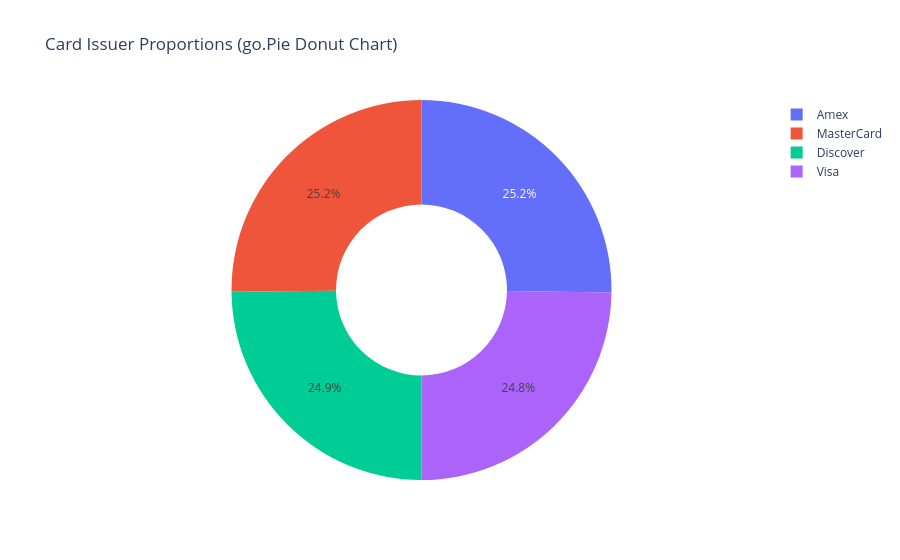

Source (notebook cell):
### Markdown cell above
## 🔹 Pie and Donut Breakdown Charts: `go.Pie()`

### 1. What is this?
`go.Pie(hole=0.4)` draws a clean circular donut breakdown chart showing percentage proportions.

### 2. Why do we use it?
Standard for market share, category splits, and portfolio breakdowns.

### 3. Syntax & Parameters
```python
pie_trace = go.Pie(labels=categories, values=counts, hole=0.45)
```

### Code cell
card_counts = df['card_type'].value_counts()

pie_trace = go.Pie(labels=card_counts.index, values=card_counts.values, hole=0.45, hoverinfo='label+percent+value')
fig = go.Figure(data=[pie_trace], layout=go.Layout(title='Card Issuer Proportions (go.Pie Donut Chart)'))
fig.show()

### Figure 1 — Plotly figure (JSON) as saved in the notebook; plotly's stock layout.template omitted (floating-point values rounded to 4 significant figures)
{"data": [{"hole": 0.45, "hoverinfo": "label+percent+value", "labels": ["Amex", "MasterCard", "Discover", "Visa"], "values": [3594, 3587, 3546, 3535], "type": "pie"}], "layout": {"title": {"text": "Card Issuer Proportions (go.Pie Donut Chart)"}}}
